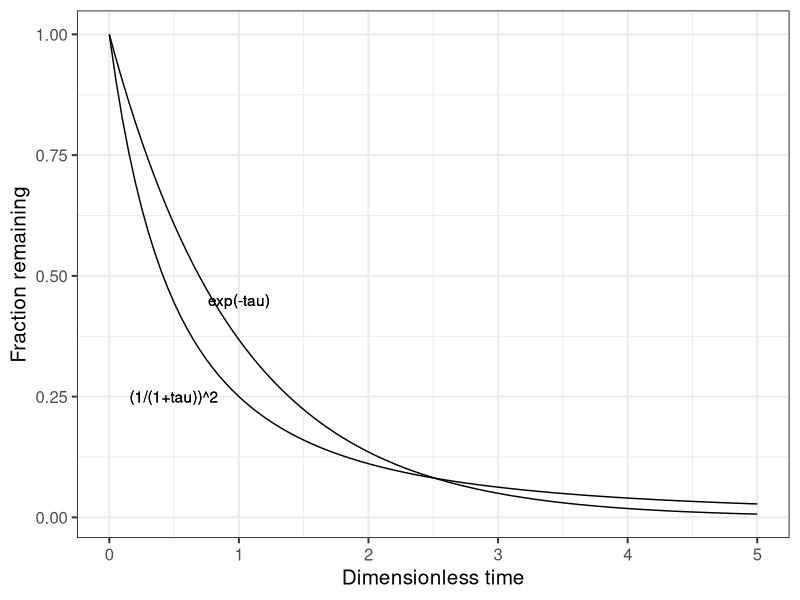
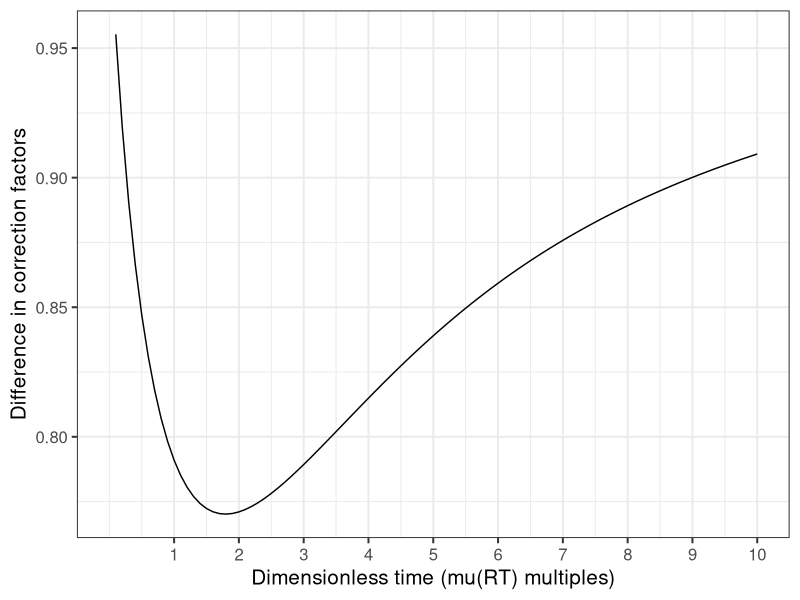
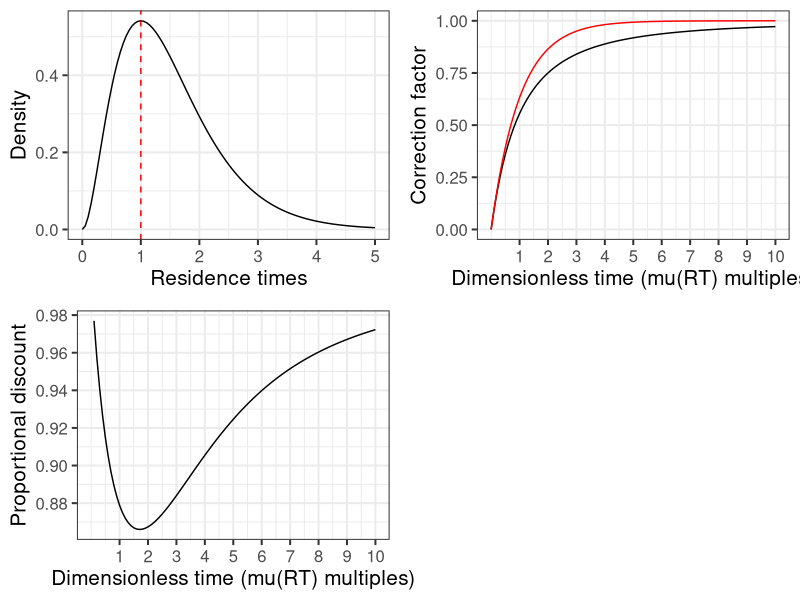

Generate these figures, in order, with R:
## ---- chunk 1
knitr::opts_chunk$set(echo = TRUE)
library(ggplot2); library(cowplot)

## ---- chunk 2

maxVar <- function(x){(1/(1+x))^2}
noVar <- function(x){exp(-x)}


ggplot(data=data.frame(x=c(0,5)),aes(x=x)) + 
  stat_function(fun=maxVar) + 
  stat_function(fun=noVar) + 
  theme_bw(base_size = 15) + 
  ylab("Fraction remaining") + 
  xlab("Dimensionless time") + 
  geom_text(data = NULL, x = 1, y = 0.45, label = "exp(-tau)") + 
  geom_text(data = NULL, x = 0.5, y = 0.25, label = "(1/(1+tau))^2") 


## ---- chunk 3

correction <- function(x){1-(1/(1+x))}
corr_diff <- function(x){(1-(1/(1+x)))/(1-exp(-x))}


p1 <- ggplot(data = data.frame(x=c(0,10)), aes(x)) + 
  stat_function(fun=correction) + 
  theme_bw(base_size=15) + 
  ylab("Correction factor") + 
  xlab("Dimensionless time (mu(RT) multiples)") + 
  scale_x_continuous(breaks = seq(1,10,1))

p2 <- ggplot(data = data.frame(x=c(0,10)), aes(x)) + 
  stat_function(fun=corr_diff) + 
  theme_bw(base_size=15) + 
  ylab("Difference in correction factors") + 
  xlab("Dimensionless time (mu(RT) multiples)") + 
  scale_x_continuous(breaks = seq(1,10,1))

#plot_grid(p1,p2)
print(p2)

## ---- chunk 4

# Gamma parameters 
mu <- 1
phi <- 1
alpha <- 1/phi + 2
beta <- mu*((1/phi)+1)
#beta/(alpha-1) checking should = mu :) 

p1 <- ggplot(data = data.frame(x=c(0,5)),aes(x)) + 
  stat_function(fun = dgamma, args = list(shape=alpha,rate=beta)) +
  geom_vline(aes(xintercept = mu),color="red", linetype = "dashed") + 
  xlab("Residence times") +
  ylab("Density") +
  theme_bw(base_size=15)
  

correction2 <- function(x){1-((2/(2+x))^2)}
exp_corr2 <- function(x){1-exp(-x)}
diff_corr <- function(x) {(1-((2/(2+x))^2))/(1-exp(-x))}

p2 <- ggplot(data = data.frame(x=c(0,10)), aes(x)) + 
  stat_function(fun=correction2) + 
  stat_function(fun = exp_corr2, color = "red") + 
  theme_bw(base_size=15) + 
  ylab("Correction factor") + 
  xlab("Dimensionless time (mu(RT) multiples)") + 
  scale_x_continuous(breaks = seq(1,10,1))


p3 <- ggplot(data = data.frame(x=c(0,10)), aes(x)) + 
  stat_function(fun=diff_corr) + 
  theme_bw(base_size=15) + 
  ylab("Proportional discount") + 
  xlab("Dimensionless time (mu(RT) multiples)") + 
  scale_x_continuous(breaks = seq(1,10,1))

plot_grid(p1,p2,p3)

